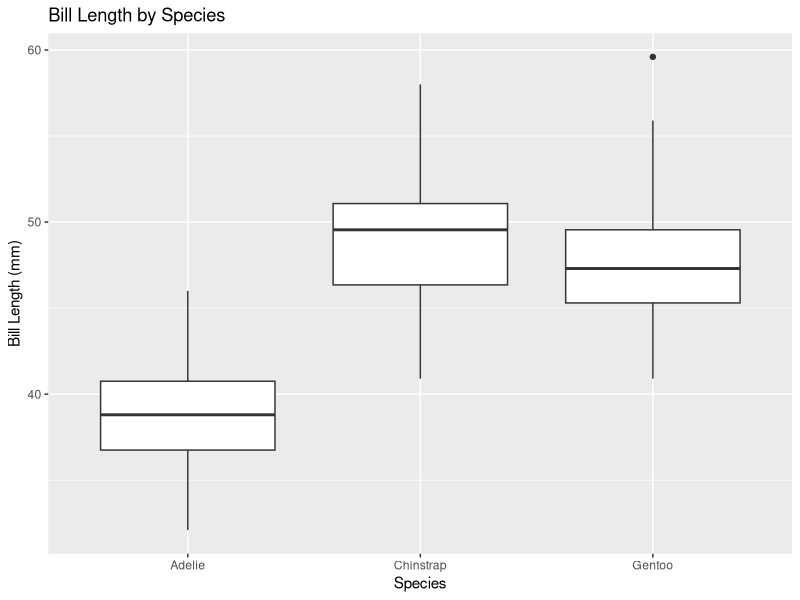
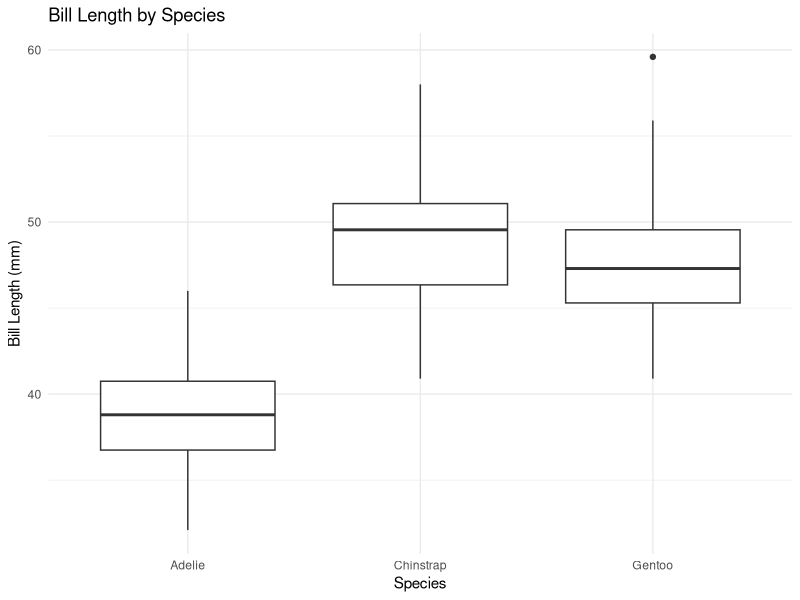

The R source for these figures, in order:

            library(ggplot2)
            library(palmerpenguins)
            built_answer <- tryCatch(
                {
                    set.seed(42)
                    ggplot(penguins, aes(x = species, y = bill_length_mm)) + geom_boxplot() + labs(title = "Bill Length by Species", x = "Species", y = "Bill Length (mm)")
                    suppressWarnings(
                        if (!file.exists("/sandbox/figures/bill-length_species_boxplot_labs_answer.png")) {
                            ggsave(
                                width = 3,
                                height = 3,
                                "/sandbox/figures/bill-length_species_boxplot_labs_answer.png"
                            )
                        }
                    )
                    suppressWarnings(
                        ggplot_build(last_plot())
                    )
                },
                error = function(e) {
                    'ERROR'
                }
            )
            built_submission <- tryCatch(
                {
                    set.seed(42)
                    ggplot(data = penguins, aes(x = species, y = bill_length_mm)) +
  geom_boxplot() +
  labs(title = "Bill Length by Species",
       x = "Species",
       y = "Bill Length (mm)") +
  theme_minimal()
                    suppressWarnings(
                        ggsave(
                            width = 3,
                            height = 3,
                            "figures/bill-length_species_boxplot_labs_submission_qwen.png"
                        )
                    )
                    suppressWarnings(
                        ggplot_build(last_plot())
                    )
                },
                error = function(e) {
                    'ERROR'
                }
            )
            cat(isTRUE(all.equal(built_answer, built_submission)))
        
